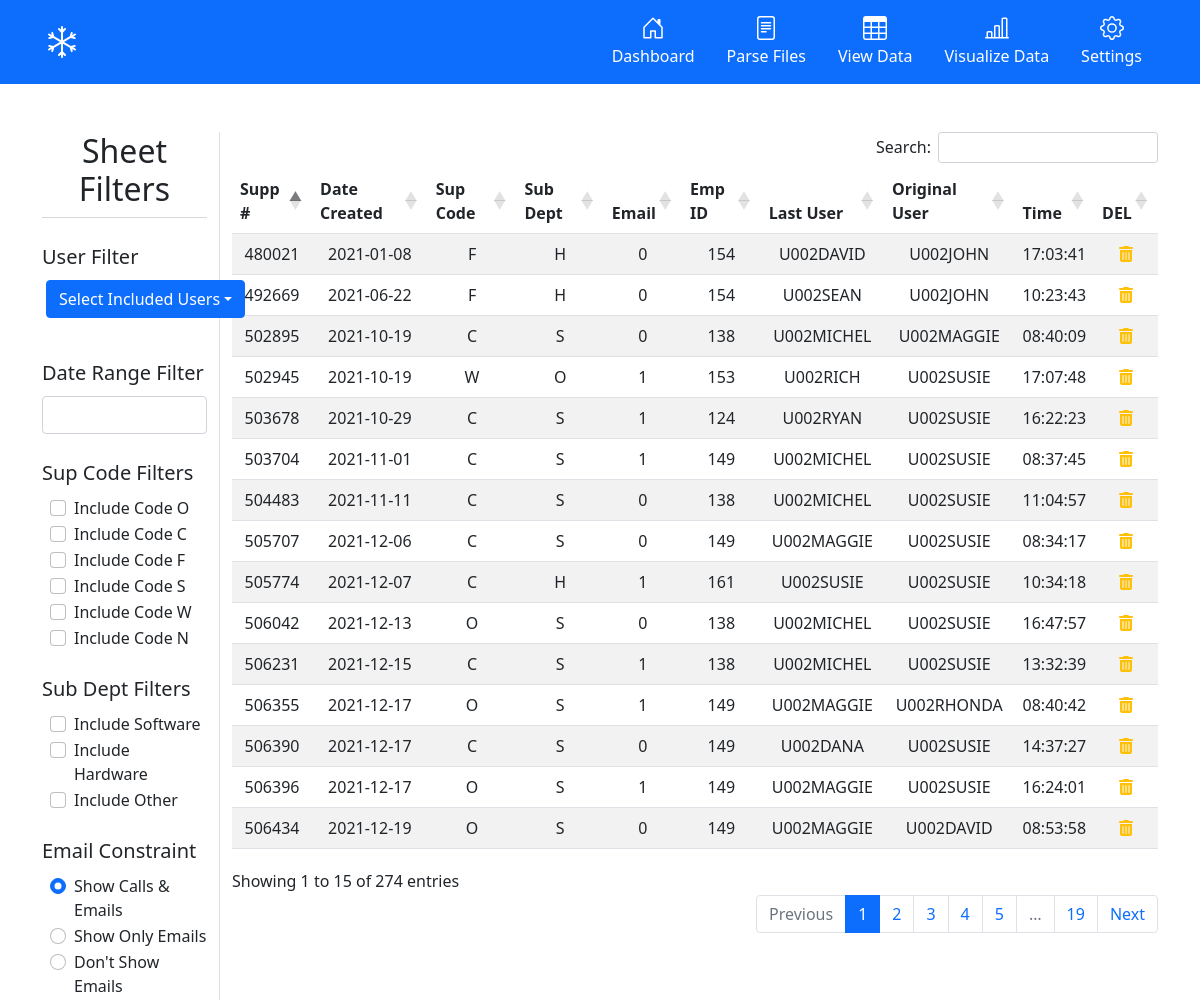
The app's page /sheets/, older data.
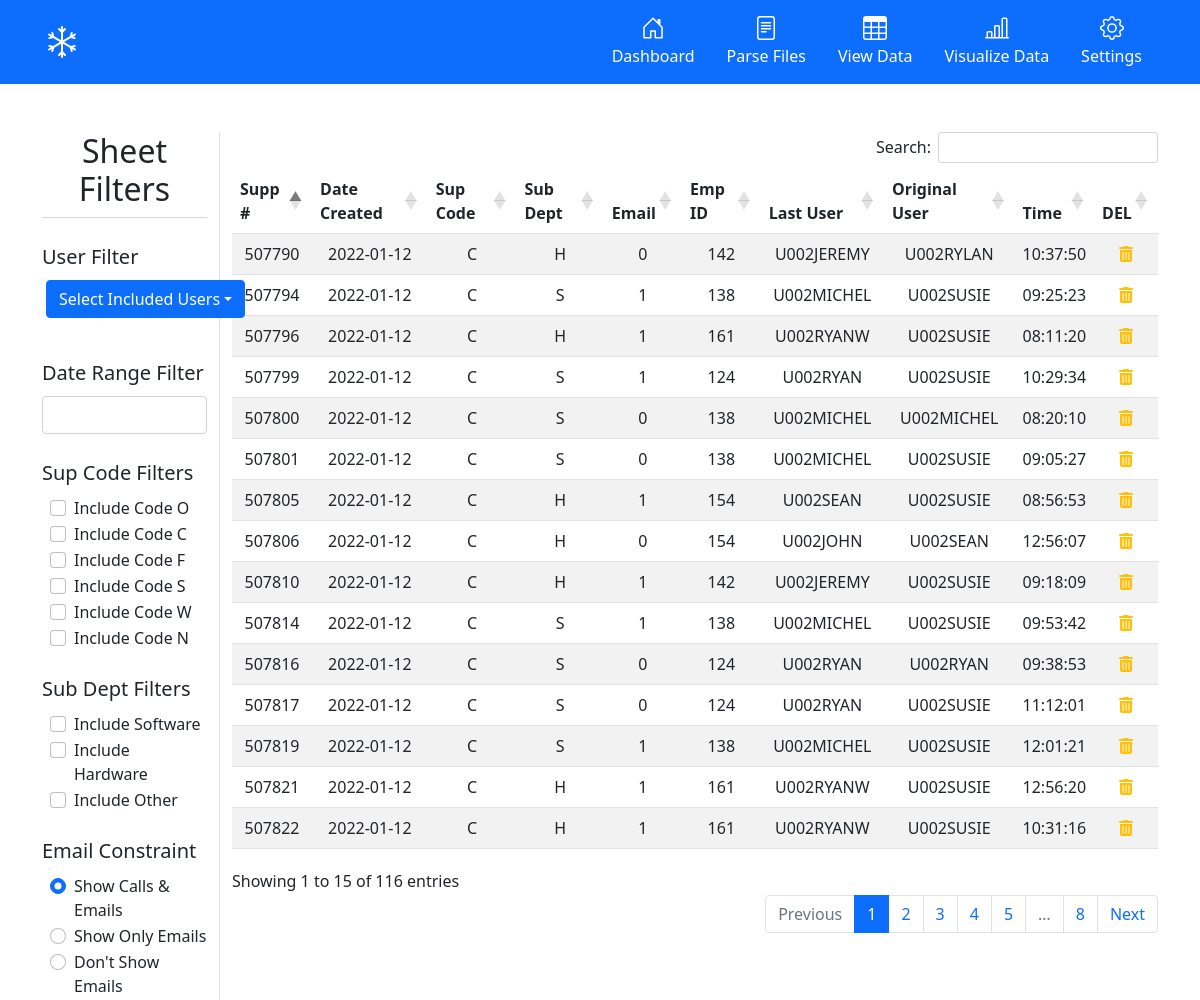
The same page, newer data.
### tables this page shows
CREATE TABLE calls(
                                    support_number TEXT, 
                                    date_created TEXT, 
                                    sup_code TEXT,
                                    sub_dept TEXT,
                                    email TEXT,
                                    employee_id TEXT, 
                                    last_user TEXT, 
                                    original_user TEXT, 
                                    time_last_changed TEXT,
                                    FOREIGN KEY(employee_id) REFERENCES employees(id),
                                    PRIMARY KEY(support_number, date_created));

### src/routes/sheets_routes.py (the view)
@sheets_bp.route('/', methods=["GET"])
def sheets():
    return render_template('sheets.html', calls=calls_db.read(), employees=employees_db.read())

### src/models/call.py (called while the page is built)
    def read(self):
        self.cursor.execute('''
                            SELECT * FROM calls
                            ''')
        return self.cursor.fetchall()

### src/models/employee.py (called while the page is built)
    def read(self):
        self.cursor.execute('''
                            SELECT * FROM employees
                            ''')
        return self.cursor.fetchall()

### src/templates/sheets.html (shortened to what the changed rows need)
{% extends "base.html" %}
{% block content %}
<div class="container">
  <div class="row mt-5">
    <div class="col-2 border-end">
      <h2 class="display-6 text-center">Sheet Filters</h2>
      <div class="dropdown-divider mt-1"></div>
      <label for="userConstraint" class="form-label lead mt-3">User Filter</label>
      <div id="userConstraint" class="btn-group ms-1 mb-4">
      </div>
      <label for="dateConstraint" class="form-label lead mt-3">Date Range Filter</label>
      <input id="dateConstraint" type="text" name="dates" class="form-control mb-4">
      <label for="supCodeConstraints" class="form-label lead">Sup Code Filters</label>
      <div id="supCodeConstraints" class="ms-2 mb-4">
      </div>
      <label for="subDeptConstraints" class="form-label lead">Sub Dept Filters</label>
      <div id="subDeptConstraints" class="ms-2 mb-4">
      </div>
      <label for="emailConstraint" class="form-label lead">Email Constraint</label>
      <div id="emailConstraint" class="ms-2">
      </div>
    </div>
    <div class="col-10">
      <table class="table table-striped dataTable text-center" id="sheetTable">
        <thead>
          <tr>
            <th scope="col">Supp #</th>
            <th scope="col">Date Created</th>
            <th scope="col">Sup Code</th>
            <th scope="col">Sub Dept</th>
            <th scope="col">Email</th>
            <th scope="col">Emp ID</th>
            <th scope="col">Last User</th>
            <th scope="col">Original User</th>
            <th scope="col">Time</th>
            <th scope="col">DEL</th>
          </tr>
        </thead>
        <tbody>
          {% for call in calls %}
          <tr>
            <td>{{ call[0] }}</td>
            <td>{{ call[1] }}</td>
            <td>{{ call[2] }}</td>
            <td>{{ call[3] }}</td>
            <td>{{ call[4] }}</td>
            <td>{{ call[5] }}</td>
            <td>{{ call[6] }}</td>
            <td>{{ call[7] }}</td>
            <td>{{ call[8] }}</td>
            <td>
              <a>
                <i class="fas fa-trash-alt text-warning"></i>
              </a>
          </tr>
          {% endfor %}
        </tbody>
      </table>
    </div>
  </div>
</div>
{% endblock %}

Row changes from the older to the newer data that the page shows:
no longer on this page (row edited): calls: support_number "492669", date_created "2021-06-22", sup_code "F", sub_dept "H", email "0", employee "154", last_user "U002SEAN", original_user "U002JOHN", time_last_changed "10:23:43"
no longer on this page (row edited): calls: support_number "480021", date_created "2021-01-08", sup_code "F", sub_dept "H", email "0", employee "154", last_user "U002DAVID", original_user "U002JOHN", time_last_changed "17:03:41"
no longer on this page (row edited): calls: support_number "505707", date_created "2021-12-06", sup_code "C", sub_dept "S", email "0", employee "149", last_user "U002MAGGIE", original_user "U002SUSIE", time_last_changed "08:34:17"
removed calls: support_number "502945", date_created "2021-10-19", sup_code "W", sub_dept "O", email "1", employee "153", last_user "U002RICH", original_user "U002SUSIE", time_last_changed "17:07:48"
removed calls: support_number "503678", date_created "2021-10-29", sup_code "C", sub_dept "S", email "1", employee "124", last_user "U002RYAN", original_user "U002SUSIE", time_last_changed "16:22:23"
removed calls: support_number "502895", date_created "2021-10-19", sup_code "C", sub_dept "S", email "0", employee "138", last_user "U002MICHEL", original_user "U002MAGGIE", time_last_changed "08:40:09"
removed calls: support_number "504483", date_created "2021-11-11", sup_code "C", sub_dept "S", email "0", employee "138", last_user "U002MICHEL", original_user "U002SUSIE", time_last_changed "11:04:57"
removed calls: support_number "506042", date_created "2021-12-13", sup_code "O", sub_dept "S", email "0", employee "138", last_user "U002MICHEL", original_user "U002SUSIE", time_last_changed "16:47:57"
removed calls: support_number "506231", date_created "2021-12-15", sup_code "C", sub_dept "S", email "1", employee "138", last_user "U002MICHEL", original_user "U002SUSIE", time_last_changed "13:32:39"
removed calls: support_number "506434", date_created "2021-12-19", sup_code "O", sub_dept "S", email "0", employee "149", last_user "U002MAGGIE", original_user "U002DAVID", time_last_changed "08:53:58"
removed calls: support_number "506390", date_created "2021-12-17", sup_code "C", sub_dept "S", email "0", employee "149", last_user "U002DANA", original_user "U002SUSIE", time_last_changed "14:37:27"
removed calls: support_number "503704", date_created "2021-11-01", sup_code "C", sub_dept "S", email "1", employee "149", last_user "U002MICHEL", original_user "U002SUSIE", time_last_changed "08:37:45"
removed calls: support_number "506355", date_created "2021-12-17", sup_code "O", sub_dept "S", email "1", employee "149", last_user "U002MAGGIE", original_user "U002RHONDA", time_last_changed "08:40:42"
removed calls: support_number "506396", date_created "2021-12-17", sup_code "O", sub_dept "S", email "1", employee "149", last_user "U002MAGGIE", original_user "U002SUSIE", time_last_changed "16:24:01"
removed calls: support_number "505774", date_created "2021-12-07", sup_code "C", sub_dept "H", email "1", employee "161", last_user "U002SUSIE", original_user "U002SUSIE", time_last_changed "10:34:18"
now on this page (row edited): calls: support_number "507790", date_created "2022-01-12", sup_code "C", sub_dept "H", email "0", employee "142", last_user "U002JEREMY", original_user "U002RYLAN", time_last_changed "10:37:50"
now on this page (row edited): calls: support_number "507810", date_created "2022-01-12", sup_code "C", sub_dept "H", email "1", employee "142", last_user "U002JEREMY", original_user "U002SUSIE", time_last_changed "09:18:09"
now on this page (row edited): calls: support_number "507806", date_created "2022-01-12", sup_code "C", sub_dept "H", email "0", employee "154", last_user "U002JOHN", original_user "U002SEAN", time_last_changed "12:56:07"
now on this page (row edited): calls: support_number "507805", date_created "2022-01-12", sup_code "C", sub_dept "H", email "1", employee "154", last_user "U002SEAN", original_user "U002SUSIE", time_last_changed "08:56:53"
now on this page (row edited): calls: support_number "507796", date_created "2022-01-12", sup_code "C", sub_dept "H", email "1", employee "161", last_user "U002RYANW", original_user "U002SUSIE", time_last_changed "08:11:20"
now on this page (row edited): calls: support_number "507822", date_created "2022-01-12", sup_code "C", sub_dept "H", email "1", employee "161", last_user "U002RYANW", original_user "U002SUSIE", time_last_changed "10:31:16"
now on this page (row edited): calls: support_number "507821", date_created "2022-01-12", sup_code "C", sub_dept "H", email "1", employee "161", last_user "U002RYANW", original_user "U002SUSIE", time_last_changed "12:56:20"
now on this page (row edited): calls: support_number "507816", date_created "2022-01-12", sup_code "C", sub_dept "S", email "0", employee "124", last_user "U002RYAN", original_user "U002RYAN", time_last_changed "09:38:53"
now on this page (row edited): calls: support_number "507817", date_created "2022-01-12", sup_code "C", sub_dept "S", email "0", employee "124", last_user "U002RYAN", original_user "U002SUSIE", time_last_changed "11:12:01"
now on this page (row edited): calls: support_number "507799", date_created "2022-01-12", sup_code "C", sub_dept "S", email "1", employee "124", last_user "U002RYAN", original_user "U002SUSIE", time_last_changed "10:29:34"
now on this page (row edited): calls: support_number "507800", date_created "2022-01-12", sup_code "C", sub_dept "S", email "0", employee "138", last_user "U002MICHEL", original_user "U002MICHEL", time_last_changed "08:20:10"
now on this page (row edited): calls: support_number "507801", date_created "2022-01-12", sup_code "C", sub_dept "S", email "0", employee "138", last_user "U002MICHEL", original_user "U002SUSIE", time_last_changed "09:05:27"
now on this page (row edited): calls: support_number "507794", date_created "2022-01-12", sup_code "C", sub_dept "S", email "1", employee "138", last_user "U002MICHEL", original_user "U002SUSIE", time_last_changed "09:25:23"
now on this page (row edited): calls: support_number "507814", date_created "2022-01-12", sup_code "C", sub_dept "S", email "1", employee "138", last_user "U002MICHEL", original_user "U002SUSIE", time_last_changed "09:53:42"
now on this page (row edited): calls: support_number "507819", date_created "2022-01-12", sup_code "C", sub_dept "S", email "1", employee "138", last_user "U002MICHEL", original_user "U002SUSIE", time_last_changed "12:01:21"
Text that changed along with them:
text written by a page script: "Search: Showing 1 to 15 of 274 entries Previous 1 2 3 4 5 … 19 Next" → "Search: Showing 1 to 15 of 116 entries Previous 1 2 3 4 5 … 8 Next"
